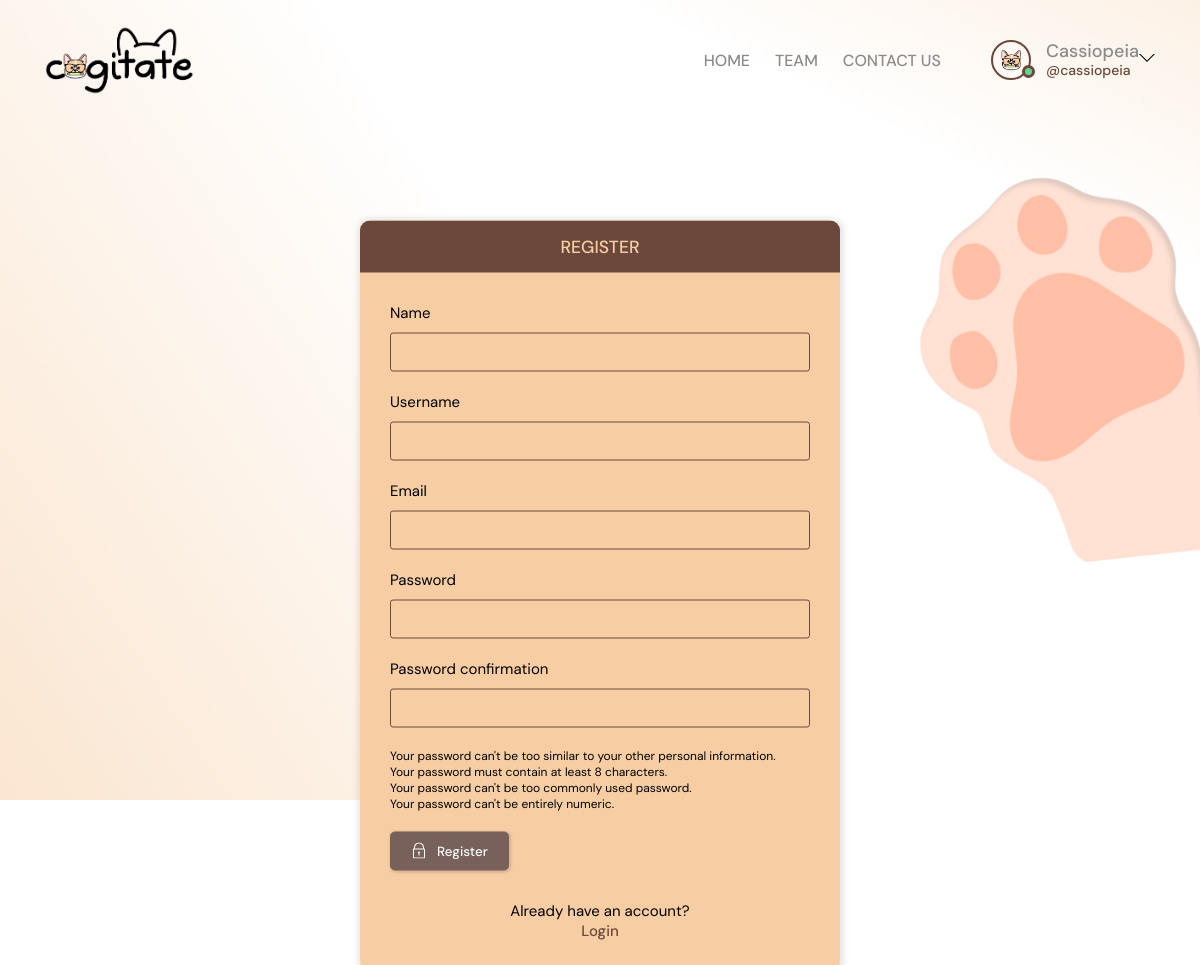
Page /register/ (signed in) on the committed database.
### base/models.py (models this page shows)
class User(AbstractUser):
    name = models.CharField(max_length=200, null=True)
    email = models.EmailField(unique=True, null=True)
    bio = models.TextField(null=True)
    avatar = models.ImageField(null=True, default="avatar.svg")
    USERNAME_FIELD = 'email'
    REQUIRED_FIELDS = []

### base/views.py (the view, shortened to what this page needs)
# urls.py: path('register/', views.registerPage, name="register"),
def registerPage(request):
    form = MyUserCreationForm()
    return render(request, 'base/login_register.html', {'form': form})

### base/forms.py
class MyUserCreationForm(UserCreationForm):
    class Meta:
        model = User
        fields = ['name', 'username', 'email', 'password1', 'password2']

### base/templates/base/login_register.html (shortened to what this page needs)
{% extends 'main.html' %}
{% block content %}
<main class="auth layout">
  {% if page == 'login' %}
  <div class="container">
    <div class="layout__box">
      <div class="layout__boxHeader">
        <div class="layout__boxTitle">
          <h3>Login</h3>
        </div>
      </div>
      <div class="layout__body">
        <form class="form" method="POST" action="">
          {% csrf_token %}
          <div class="form__group">
            <label for="room_name">Email</label>
            <input id="username" name="email" type="text" placeholder="e.g. dennis_ivy" />
          </div>
          <div class="form__group">
            <label for="password">Password</label>
            <input id="password" name="password" type="password"
              placeholder="&bull;&bull;&bull;&bull;&bull;&bull;&bull;&bull;" />
          </div>
          <button class="btn btn--main" type="submit">
            <svg version="1.1" xmlns="http://www.w3.org/2000/svg" width="32" height="32" viewBox="0 0 32 32">
              <title>lock</title>
              <path
                d="M27 12h-1v-2c0-5.514-4.486-10-10-10s-10 4.486-10 10v2h-1c-0.553 0-1 0.447-1 1v18c0 0.553 0.447 1 1 1h22c0.553 0 1-0.447 1-1v-18c0-0.553-0.447-1-1-1zM8 10c0-4.411 3.589-8 8-8s8 3.589 8 8v2h-16v-2zM26 30h-20v-16h20v16z">
              </path>
              <path
                d="M15 21.694v4.306h2v-4.306c0.587-0.348 1-0.961 1-1.694 0-1.105-0.895-2-2-2s-2 0.895-2 2c0 0.732 0.413 1.345 1 1.694z">
              </path>
            </svg>
            Login
          </button>
        </form>
        <div class="auth__action">
          <p>Haven't signed up yet?</p>
          <a href="{% url 'register' %}" class="btn btn--link">Sign Up</a>
        </div>
      </div>
    </div>
  </div>
  {% else %}
  <div class="container">
    <div class="layout__box">
      <div class="layout__boxHeader">
        <div class="layout__boxTitle">
          <h3>Register</h3>
        </div>
      </div>
      <div class="layout__body">
        <form class="form" method="POST" action="">
          {% for field in form %}
          <div class="form__group form__group">
            <label for="room_name">{{field.label}}</label>
            {{field}}
          </div>
          {% endfor %}
          <div class="textregister">
            <p>Your password can't be too similar to your other personal information.</p>
            <p>Your password must contain at least 8 characters.</p>
            <p>Your password can't be too commonly used password.</p>
            <p>Your password can't be entirely numeric.</p>
          </div>
          <button class="btn btn--main" type="submit">
            Register
          </button>
        </form>
        <div class="auth__action">
          <p>Already have an account?</p>
          <a href="{% url 'login' %}" class="btn btn--link">Login</a>
        </div>
      </div>
    </div>
  </div>
  {% endif %}
</main>
{% endblock content %}

### templates/navbar.html (shortened to what this page needs)
{% load static %}
<header class="header">
    <a href="{% url 'home' %}" class="header__logo">
        <img src="{% static 'images/logo.png' %}" alt="Logo" />
    </a>
    <nav class="header__menu">
        <div class="navigation-buttons">
            <a href="{% url 'home' %}">HOME</a>
            <div class="team-list-item">
                <a class="contact-link">TEAM</a>
            </div>
            <div class="contact-list-item">
                <a class="contact-link">CONTACT US</a>
            </div>
        </div>
        {% if request.user.is_authenticated %}
        <div class="header__user">
            <a href="{% url 'user-profile' pk=request.user.pk %}">
                <div class="avatar avatar--medium active">
                    <img src="{{request.user.avatar.url}}" alt="{{request.user.name}}" />
                </div>
                <p>{{request.user.name}}<span>@{{request.user.username}}</span></p>
            </a>
            <button class="dropdown-button">
                <svg version="1.1" xmlns="http://www.w3.org/2000/svg" width="32" height="32" viewBox="0 0 32 32">
                    <title>menu</title>
                    <path d="M16 21l-13-13h-3l16 16 16-16h-3l-13 13z"></path>
                </svg>
            </button>
        </div>
        {% else %}
        <a href="{% url 'login' %}">
            <img src="{% static 'images/avatar.svg' %}" alt="Avatar" />
            <p>Login</p>
        </a>
        {% endif %}
    </nav>
</header>

### static/styles/style.css (style rules this page uses)
:root { --color-main: #F7CEA4; --color-dark: #6B483B; --color-light: #77615A; --color-white: #fcfcfc; --color-gray: #8b8b8b; --color-light-gray: #D9D9D9; --color-dark-gray:#4d4b4b; --color-bg: linear-gradient(45deg, #F7CEA4, #fcfcfc, #fcfcfc,#F7CEA4); --color-success: #5dd693; --color-error: #fc4b0b; }
* { font-family: "DM Sans", -apple-system, BlinkMacSystemFont, "Segoe UI", Roboto, Oxygen, Ubuntu, Cantarell, "Open Sans", "Helvetica Neue", sans-serif; margin: 0; padding: 0; box-sizing: border-box; text-rendering: optimizeLegibility; color: inherit; }
@media only screen and (min-width: 1200px) { html { font-size: 62.5%; } }
header { display: flex; flex-wrap: wrap; justify-content: space-between; align-items: center; padding: 20px; }
body { font-weight: 400; font-size: 2rem; background: var(--color-bg); min-height: 100vh; background-image: url('static\images\home.jpg'); }
img { width: 100%; }
a { display: inline-block; color: #6B483B; text-decoration: none; }
.textregister { font-size: 12px; margin-bottom: 2rem; }
.header__logo img { display: flex; width: 100px; height: auto; margin-left: 2rem; }
.header__menu { display: flex; align-items: center; }
.navigation-buttons { display: flex; gap: 25px; margin-right: 50px; }
.navigation-buttons a { color: #6B483B; text-decoration: none; font-size: 16px; }
.header__user { display: flex; gap: 0rem; align-items:center; margin-right: 2rem; }
.header { padding: 2.5rem; }
.header__logo, .header__link, .header__logo > img { height: 7rem; width: 15rem; }
.header__menu { margin-left: auto; position: relative; }
.header__menu a { display: flex; gap: 1.5rem; align-items: center; font-weight: 500; text-decoration: none; color: var(--color-gray); }
.header__menu img { height: 3.6rem; }
.header__menu p { line-height: 1.2; font-size: 1.8rem; }
.header__menu span { color: var(--color-dark); font-weight: 500; font-size: 1.4rem; display: block; }
.header__menu svg { width: 1.6rem; height: 1.6rem; fill: var(--color-dark-light); }
.dropdown-button { background: transparent; border: 0; outline: 0; cursor: pointer; }
.container { max-width: 120rem; width: 90%; margin: auto; }
.btn { background-color: transparent; border: none; display: inline-flex; align-items: center; gap: 1rem; cursor: pointer; transition: all ease-in-out 0.3s; padding: 1rem 2rem; border-radius: 5px; box-shadow: 1px 1px 3px 1px rgba(0, 0, 0, 0.15); font-weight: 500; }
.btn--link { border-radius: 0; padding: 0; color: var(--color-dark); box-shadow: none; }
.btn--main { background-color: var(--color-light); border: 1px solid var(--color-light); color: var(--color-white); }
.btn > svg { fill: currentColor; width: 1.6rem; height: 1.6rem; }
.avatar { position: relative; display: inline-block; border-radius: 50%; border: 2px solid var(--color-dark); }
.avatar img { display: block; border-radius: 50%; object-fit: cover; object-position: center; }
.avatar::after { content: ""; display: block; position: absolute; background-color: var(--color-gray); z-index: 111; border-radius: 50%; border: 0.3rem solid var(--color-dark); }
.avatar.active::after { background-color: var(--color-success); }
.avatar.avatar--medium img { width: 3.6rem; height: 3.6rem; border-radius: 50%; }
.avatar.avatar--medium:after { width: 0.7rem; height: 0.7rem; bottom: 0px; right: -6px; }
.layout { margin-top: 2.4rem; }
.layout > .container { display: flex; justify-content: space-between; align-items: flex-start; }
.layout__box { width: 90%; max-width: 48rem; min-height: 20rem; position: absolute; top: 50%; left: 50%; transform: translate(-50%, -35%); background-color: var(--color-main); border-radius: 1rem; box-shadow: 1px 1px 6px 3px rgba(0, 0, 0, 0.1); overflow: hidden; }
.layout__boxHeader { display: flex; padding: 1.5rem; background-color: var(--color-dark); }
.layout__boxTitle { display: flex; gap: 1.5rem; align-items: center; }
.layout__boxTitle h3 { text-transform: uppercase; font-weight: 500; color: var(--color-main); }
.layout__body { margin: 3rem; }
.form__group { margin-bottom: 2rem; width: 100%; }
.form__group label { display: block; font-size: 1.5rem; margin-bottom: 1rem; }
.form__group input, .form__group textarea, .form__group select { background: var(--color-main); border: 1px solid var(--color-dark); padding: 1rem; border-radius: 3px; width: 100%; color: var(--color-dark); font-weight: 500; outline: none; }
.auth .layout__boxHeader { text-align: center; justify-content: center; }
.auth__action { margin-top: 3rem; text-align: center; }

### rows in the picture
User: user.avatar (picture), user.name "Cassiopeia", user.username "cassiopeia"

### other values in the picture
{{ field.label }} "Name" "Username" "Email" "Password" "Password confirmation"
